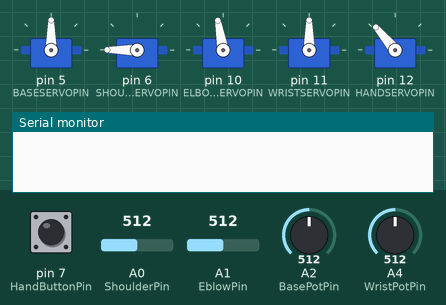
Simulated run of this sketch. Board: Arduino Uno, built with avr-gcc and run on an emulated ATmega328P. Parts: 5 × servo, the last lines printed to the serial monitor. The inputs (shaded band) are chosen by the test bench; at power-on: pin 7 (HandButtonPin) HIGH, A1 (EblowPin) = 512, A0 (ShoulderPin) = 512, A2 (BasePotPin) = 512, A4 (WristPotPin) = 512.

Above: at 1.2 s.
1.3 s: pin 7 (HandButtonPin) pulled LOW for 1 s
4.6 s: A1 (EblowPin) set to 497
At 5.09 s:
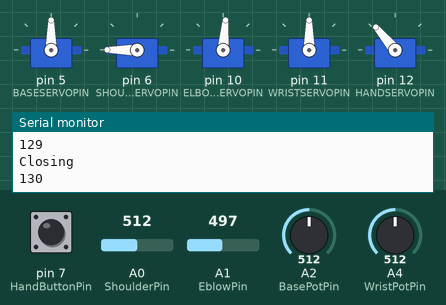
7.6 s: A0 (ShoulderPin) set to 272
9.2 s: A0 (ShoulderPin) set to 239
At 9.36 s:
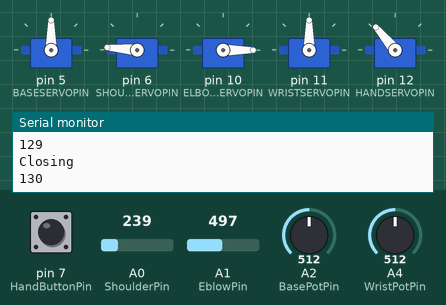
12.2 s: A2 (BasePotPin) set to 716
At 14.99 s:
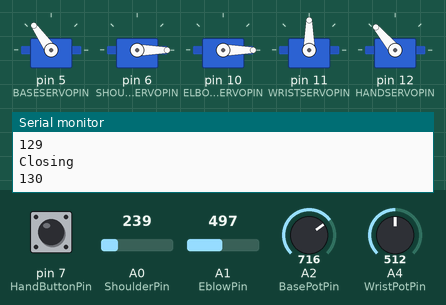
15.2 s: A4 (WristPotPin) set to 716
At 16.0 s:
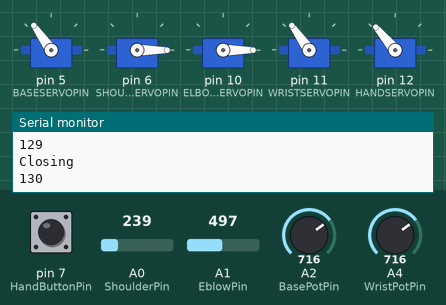
Timing chart, 0 to 17.7 s (numbered marks = the images above; inputs shaded):
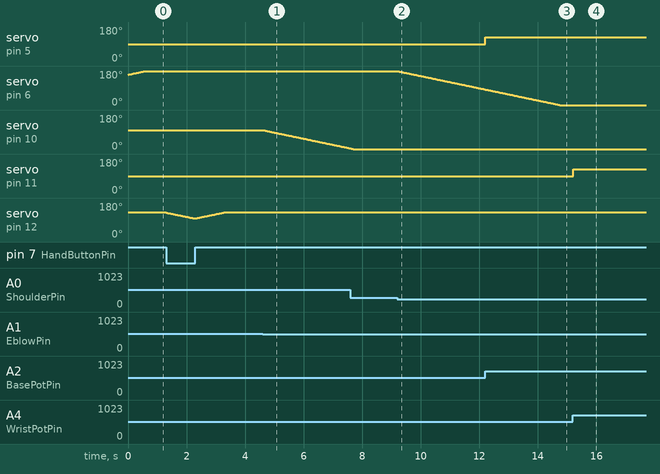

Measured:
- the behaviour switches between 512 and 511 on A1 (EblowPin) (found by bisection; images 0 and 1)
- the behaviour switches between 256 and 255 on A0 (ShoulderPin) (found by bisection; images 1 and 2)
- after the input at 4.6 s, servo on pin 10 (ELBOWSERVOPIN): moves from 100° to 4° over 2.9 s, starting at once
- after the input at 9.2 s, servo on pin 6 (SHOULDERSERVOPIN): moves from 180° to 83° over 3.0 s, starting at once
- after the input at 12.2 s, servo on pin 5 (BASESERVOPIN): 90° → 125° at once
- after the input at 15.2 s, servo on pin 11 (WRISTSERVOPIN): 90° → 125° at once

The sketch:

Manual_Control.ino
```cpp
// This code is used to manually control a Lynxmotion AL5A arm with an elegoo joystick, 2 potentiometers, and a button on the board,
// as well as a Botborduino, or Arduino Duemilanove or Diecimila.
// The AL5A arm is made up of 5 servos, representing different parts of an arm.
// https://wiki.lynxmotion.com/info/wiki/lynxmotion/view/ses-v1/ses-v1-robots/ses-v1-arms/al5a/#HUserGuide

#include <Servo.h>

// initialize servos
Servo baseservo;
Servo shoulderservo;
Servo elbowservo;
Servo wristservo;
Servo handservo;

// toggle print servo inputs/outputs
bool debug = false;

// base positions for servos
int base0 = 90;
int shoulder0 = 160;
int elbow0 = 100;
int wrist0 = 50;
int hand0 = 90;

// set positons limits for hand
int handOpen = hand0 - 90;
int handClosed = hand0 + 40;
// start hand closed
int currentHandPos = handClosed;

// joystick/potentiometer/button pins
int ShoulderPin = A0;
int EblowPin = A1;
int BasePotPin = A2;
int WristPotPin = A4;
int HandButtonPin = 7;
// TODO: integrate FSR
//int fsrPin = A3;

// servo pins
const int BASESERVOPIN = 5;
const int SHOULDERSERVOPIN = 6;
const int ELBOWSERVOPIN = 10;
const int WRISTSERVOPIN = 11;
const int HANDSERVOPIN = 12;


// initialize control output variables
int ShoulderSensor = 0;
int ElbowSensor = 0;
int BaseSensor = 0;
int WristSensor = 0;
int buttonState = 0;
// initialize servo input variables
int shoulderval = 0;
int elbowval = 0;
int baseval = 0;
int wristval = 0;
// set starting positions
int shoulderpos = shoulder0;
int elbowpos = elbow0;
int basepos = 0;
int wristpos = 0;

// the first function that runs once on power on
void setup() {
  // set servo pins
  baseservo.attach(BASESERVOPIN);
  shoulderservo.attach(SHOULDERSERVOPIN);
  elbowservo.attach(ELBOWSERVOPIN);
  wristservo.attach(WRISTSERVOPIN);
  handservo.attach(HANDSERVOPIN);

  Serial.begin(9600);
  // set pinmode for hand button
  pinMode(HandButtonPin, INPUT_PULLUP);
  // stard hand closed
  handservo.write(currentHandPos);

}

// constantly runs forever after the setup function
void loop() {
  // TODO: setup FSR
  // int analogReading = analogRead(fsrPin);

  // reading joystick values
  ShoulderSensor = analogRead(ShoulderPin);
  ElbowSensor = analogRead(EblowPin);
  // reading button value
  buttonState = digitalRead(HandButtonPin);
  // reading potentiometer values
  BaseSensor = analogRead(BasePotPin);
  WristSensor = analogRead(WristPotPin);

  // map sensor values to servo input constraints
  shoulderval = map(ShoulderSensor, 0, 1023, -2, 2);
  shoulderval ++;
  elbowval = map(ElbowSensor, 0, 1023, -2, 2);

  baseval = map(BaseSensor, 0, 1023, 0, 180);
  wristval = map(WristSensor, 0, 1023, 0, 180);

// only prints servo inputs/outputs in debug mode
if (debug){
  Serial.print("shoulder in = ");
  Serial.println(shoulderval);
  Serial.print("shoulder out = ");
  Serial.println(shoulderpos);

  Serial.print("elbow in = ");
  Serial.println(elbowval);
  Serial.print("elbow out = ");
  Serial.println(elbowpos);

  Serial.print("base in = ");
  Serial.println(baseval);
  Serial.print("base out = ");
  Serial.println(basepos);

  Serial.print("wrist in = ");
  Serial.println(wristval);
  Serial.print("wrist out = ");
  Serial.println(wristpos);
}

// add input variables to output, to make it so you don't have to keep the joystick in a position to keep the arm there
  shoulderpos += shoulderval;
  shoulderpos = constrain(shoulderpos, 0, 180);
  elbowpos += elbowval;
  elbowpos = constrain(elbowpos, 0, 180);

  // doesn't add, just sets position to potentiometer value
  basepos = constrain(baseval, 0, 180);
  wristpos = constrain(wristval, 0, 180);

  // set servos
  shoulderservo.write(shoulderpos);
  elbowservo.write(elbowpos);
  wristservo.write(wristpos);
  baseservo.write(basepos);

  // TODO: Integrate FSR
  // //fsr code
  // Serial.print("Force sensor reading = ");
  // Serial.print(analogReading); // print the raw analog reading

  // if (analogReading < 10)       // from 0 to 9
  //   Serial.println(" -> no pressure");
  // else if (analogReading < 200) // from 10 to 199
  //   Serial.println(" -> light touch");
  // else if (analogReading < 500) // from 200 to 499
  //   Serial.println(" -> light squeeze");
  // else if (analogReading < 800) // from 500 to 799
  //   Serial.println(" -> medium squeeze");
  // else // from 800 to 1023
  //   Serial.println(" -> big squeeze");


  // Hand logic
  if (buttonState == LOW) {
    // Button pressed - open hand
    if (currentHandPos > handOpen) {
      currentHandPos--;
      handservo.write(currentHandPos);
      Serial.println("Opening");
      Serial.println(currentHandPos);
    }
  } else {
    // Button not pressed - close hand
    if (currentHandPos < handClosed) {
      currentHandPos++;
      handservo.write(currentHandPos);
      Serial.println("Closing");
      Serial.println(currentHandPos);
    }
  }

  delay(30); // small delay for smoothness
}
```
